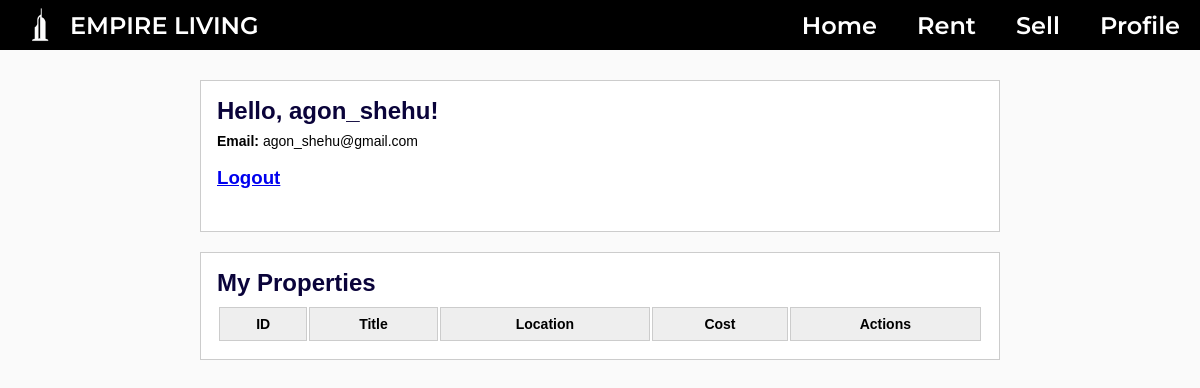
The page /profile.php (signed in) on the database as committed earlier.
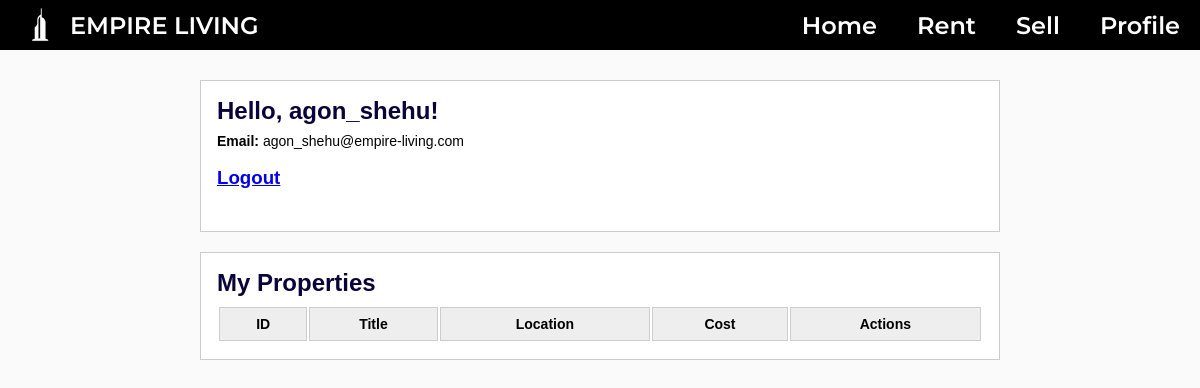
The same page on the database as committed later.
### tables this page shows
create table user (
  user_id INT AUTO_INCREMENT PRIMARY KEY,
  username VARCHAR(20) NOT NULL UNIQUE,
  email VARCHAR(100) NOT NULL,
  password VARCHAR(100) NOT NULL,
  role varchar(10) NOT NULL DEFAULT 'user'  
);

### profile.php (the view, shortened to what this page needs)
<?php
$conn = mysqli_connect('localhost', 'root', '', 'empire_living')
    or die('DB connection error');
$username = $_SESSION['username'];
$res = mysqli_query($conn, "SELECT user_id, email, role FROM user WHERE username='$username'");
$user = mysqli_fetch_assoc($res);
?>
<!DOCTYPE html>
<html lang="en">
<head>
</head>
<body>
    <?php include('header.php'); ?>
    <div class="container">
        <h2>Hello, <?php echo $username; ?>!</h2>
        <p><strong>Email:</strong> <?php echo $user['email']; ?></p><br>
        <h3><a href="logout.php">Logout</a></h3><br>
    </div>
    <div class="container">
        <h2>My Properties</h2>
        <table>
            <tr>
                <th>ID</th>
                <th>Title</th>
                <th>Location</th>
                <th>Cost</th>
                <th>Actions</th>
            </tr>
        </table>
    </div>
</body>
</html>

### header.php (shortened to what this page needs)
<header id="home">
    <div class="logo">
        <img src="images/EmpireLivingLogo-TransparentWhite.png" alt="Empire Living Logo">
        EMPIRE LIVING
    </div>
    <div class="side_buttons">
        <a href="home.php">Home</a>
        <a href="browse.php">Rent</a>
        <a href="sell.php">Sell</a>
        <?php
            if (!isset($_SESSION['username'])) {
                echo '<a href="login.php">Register / Sign In</a>';
            } else {
                echo '<a href="profile.php">Profile</a>';
            }
        ?>
    </div>
</header>

### profile.php (style rules this page uses)
* { margin: 0; padding: 0; box-sizing: border-box; }
body { font-family: Arial, sans-serif; background: #fafafa; padding-top: 60px; }
header { display: flex; align-items: center; position: fixed; top: 0; left: 0; width: 100%; height: 60px; background: black; z-index: 10; }
.logo { height: 40px; margin-left: 20px; }
.container { background: #fff; border: 1px solid #ccc; max-width: 800px; margin: 20px auto; padding: 16px; }
h2, h3 { color: #0a033a; margin-bottom: 8px; }
p, td, th { font-size: 14px; }
table { width: 100%; background: #fff; }
th, td { border: 1px solid #ccc; padding: 8px; }
th { background: #eee; }

### header.php (style rules this page uses)
header { color: white; background-color: black; font-size: 24px; position: absolute; width: 100%; height: 50px; display: flex; align-items: center; justify-content: space-between; font-family: "Montserrat", sans-serif; font-weight: 600; z-index: 10; }
header .logo { display: flex; align-items: center; font-size: 24px; color: white; }
header .logo img { height: 40px; width: 40px; margin-right: 10px; }
header .side_buttons { display: flex; align-items: center; height: 100%; }
header .side_buttons a { display: flex; align-items: center; justify-content: center; height: 100%; padding: 0 20px; text-decoration: none; color: white; transition: background-color 0.3s ease, color 0.3s ease; cursor: pointer; }

Rows that differ between the two databases and show on the page:
changed user: email "agon_shehu@gmail.com" → "agon_shehu@empire-living.com"
